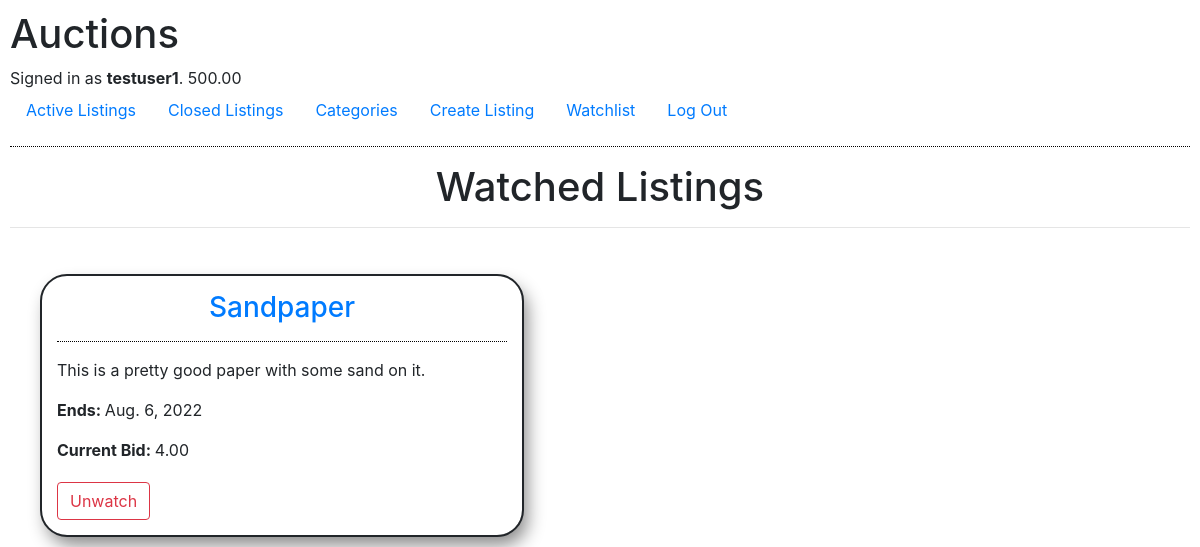
Screenshot of /watchlist (signed in) with the database file from the repository.
### auctions/models.py (models this page shows, shortened)
class User(AbstractUser):
    wallet_balance = MoneyField(max_digits=19, decimal_places=2, null=True, default_currency='USD')

class Listing(models.Model):
    title = models.CharField(max_length=64)
    description = models.CharField(max_length=256)
    start_bid = MoneyField(max_digits=19, decimal_places=2, null=True, default_currency='USD')
    buy_now = MoneyField(max_digits=19, decimal_places=2, null=True, default_currency='USD')
    current_bid = MoneyField(max_digits=19, decimal_places=2, null=True, default_currency='USD')
    leader = models.ForeignKey(User, on_delete=models.CASCADE, related_name='leader', null=True)
    seller = models.ForeignKey(User, on_delete=models.CASCADE, related_name='sold_by')
    end_date = models.DateTimeField()
    image_link = models.CharField(max_length=256)
    watched_by = models.ManyToManyField(User, blank=True, related_name="watching")
    is_active = models.BooleanField(default=True)
    winner = models.ForeignKey(User, on_delete=models.CASCADE, null=True, blank=True, related_name='won_by')

### auctions/views.py (the view)
# urls.py: path("watchlist", views.watchlist, name="watchlist"),
@login_required
def watchlist(request):
    return render(request, "auctions/watchlist.html", {
        "listings": Listing.objects.filter(watched_by=request.user),
    })

### auctions/templates/auctions/watchlist.html (shortened to what this page needs)
{% extends "auctions/layout.html" %}
{% block body %}
    <h1 style="text-align:center;">Watched Listings</h1>
    <hr>
    <div style="display:flex; align-items:center;">
        {% for listing in listings %}
            <div style="margin:2rem; outline: 2px solid; border-radius:25px;
                    box-shadow: 5px 10px 18px #888888; padding:15px; width:40vw">
                <h3 style="text-align:center;">
                    <a href="{% url 'listing' listing.id %}">
                        {{ listing.title }}
                    </a>
                </h3>
                <hr style="border-top:1px dotted black;">
                <p>{{ listing.description }}</p>
                <p><strong>Ends: </strong>{{ listing.end_date|date }}</p>
                <p><strong>Current Bid: </strong>{{ listing.current_bid }}</p>
                <form action="/watchlist/{{ listing.id }}/unwatch" method="post" style="margin-top:20px;">
                    <button class="btn btn-outline-danger"
                            type="submit">
                        Unwatch
                    </button>
                </form>
            </div>
        {% endfor %}
        </div>
{% endblock %}

### auctions/templates/auctions/layout.html (shortened to what this page needs)
{% load static %}
<!DOCTYPE html>
<html lang="en">
    <head>
        <link rel="stylesheet" href="https://stackpath.bootstrapcdn.com/bootstrap/4.4.1/css/bootstrap.min.css">
        <link href="{% static 'auctions/styles.css' %}" rel="stylesheet">
    </head>
    <body>
        <h1>Auctions</h1>
        <div>
            {% if user.is_authenticated %}
                Signed in as <strong>{{ user.username }}</strong>. {{ user.wallet_balance }}
            {% else %}
                Not signed in.
            {% endif %}
        </div>
        <ul class="nav">
            <li class="nav-item">
                <a class="nav-link" href="{% url 'index' %}">Active Listings</a>
            </li>
            <li class="nav-item">
                <a class="nav-link" href="{% url 'ended' %}">Closed Listings</a>
            </li>
            <li class="nav-item">
                <a class="nav-link" href="{% url 'categories' %}">Categories</a>
            </li>
            {% if user.is_authenticated %}
                <li class="nav-item">
                    <a class="nav-link" href="{% url 'new_listing' %}">Create Listing</a>
                <li class="nav-item">
                    <a class="nav-link" href="{% url 'watchlist' %}">Watchlist</a>
                </li>
                <li class="nav-item">
                    <a class="nav-link" href="{% url 'logout' %}">Log Out</a>
                </li>
            {% endif %}
        </ul>
        <hr style="border-top:1px dotted black;">
        {% block body %}
        {% endblock %}
    </body>
</html>

### auctions/static/auctions/styles.css (style rules this page uses)
body { padding: 10px; }

### rows the page displays
User: username "testuser1", wallet_balance "500.00"
Listing: title "Sandpaper", description "This is a pretty good paper with some sand on it.", end_date "Aug. 6, 2022", current_bid "4.00"
